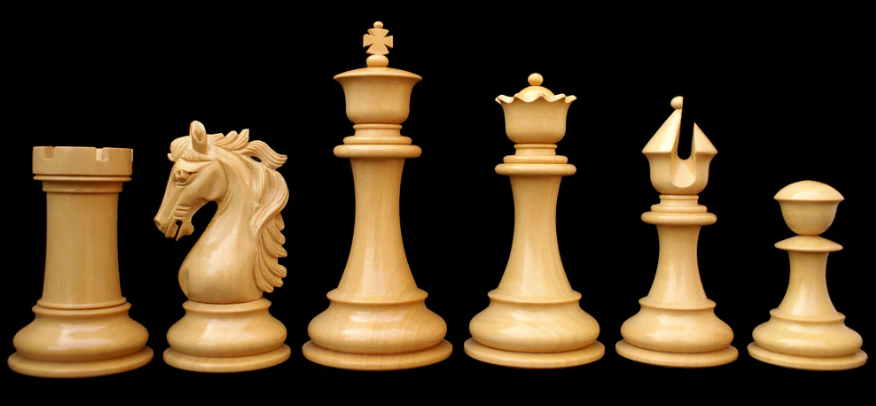
#> input picture Learn-Contour/source/img7.png, 876 x 406 px
$ python part1_edge.py
#> lines starting #> are read from the running program, lines starting #| are printed output that depends on the picture; after the words box and inside, x2 and y2 are one past the last pixel; in counts of white or black regions, pixels touching at a corner belong together
import cv2

   # Edge based

img = cv2.imread("./source/img7.png")
#> img is the input picture: shape (406, 876, 3); mean B, G, R 30.3, 51.5, 67.2
blured_img = cv2.GaussianBlur(img,(5,5),15)
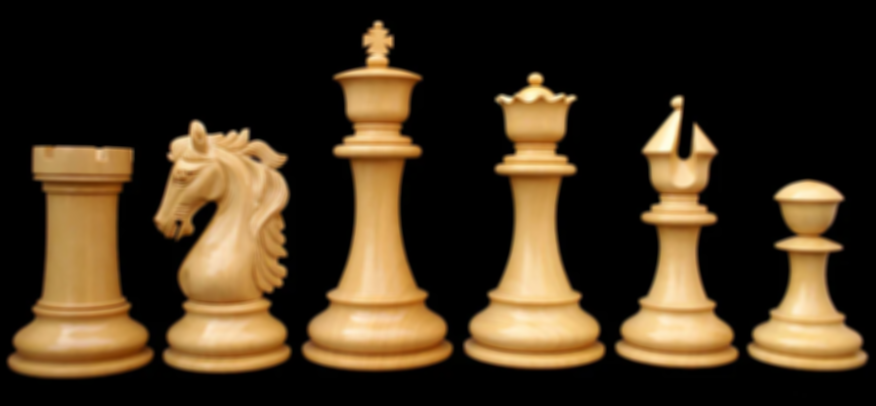
#> blured_img: shape (406, 876, 3); mean B, G, R 30.3, 51.5, 67.2
edge_img = cv2.Canny(blured_img,175,190)
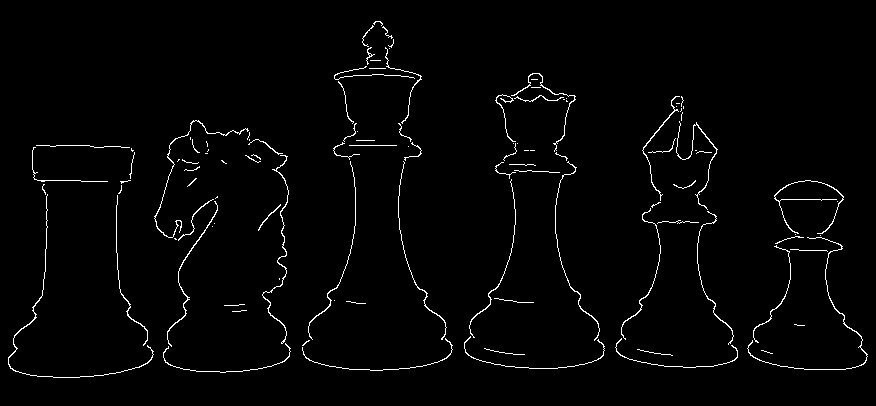
#> edge_img: shape (406, 876); 1.9% white in thin lines or dots, all inside (x1, y1, x2, y2) = (8, 21, 868, 378)

#  cv2.RETR_EXTERNAL  -> outer line
#  cv2.RETR_LIST   -> all
      #  for more search : google...

contours, hierarchy = cv2.findContours(edge_img, cv2.RETR_CCOMP, cv2.CHAIN_APPROX_SIMPLE)
#> contours = 114 contours, 90 with area under 20; largest, box (x1, y1, x2, y2) and area: (262, 155, 289, 344) 86, (167, 201, 218, 347) 74, (154, 120, 249, 238) 64, (8, 194, 154, 378) 62, (747, 237, 868, 370) 60

cv2.drawContours(img, contours, -1, (0, 255, 0), 3)
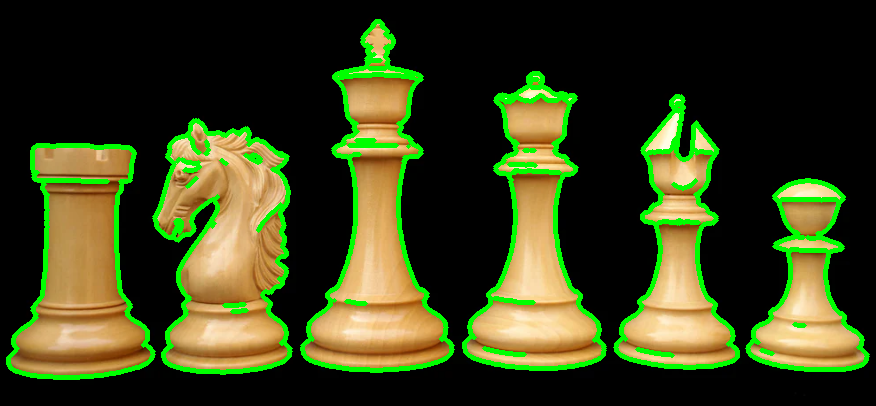
#> img: shape (406, 876, 3); 8.34% of pixels changed, all inside (x1, y1, x2, y2) = (6, 19, 870, 380)

cv2.imshow("Original_img",img)
cv2.imshow("Blured_img",blured_img)
cv2.imshow("Edge_img",edge_img)


cv2.waitKey()
cv2.destroyAllWindows()

$ run again, with Learn-Contour/source/img5.png copied over Learn-Contour/source/img7.png
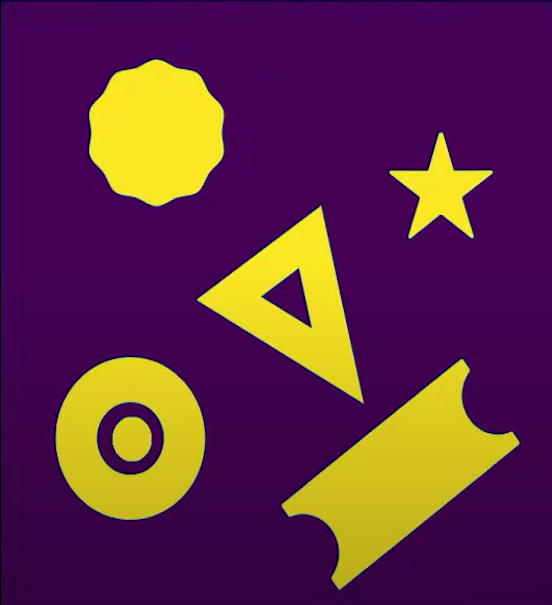
#> input picture Learn-Contour/source/img5.png, 552 x 605 px
#> img is the input picture: shape (605, 552, 3); mean B, G, R 69.1, 44.8, 96.4
#> `edge_img = cv2.Canny(blured_img,175,190)`:
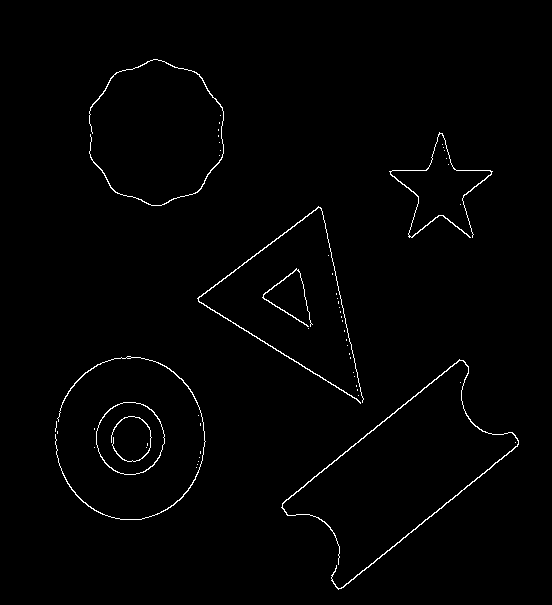
#> edge_img: shape (605, 552); 1.2% white in thin lines or dots, all inside (x1, y1, x2, y2) = (55, 59, 519, 590)
#> contours = 58 contours, 49 with area under 20; largest, box (x1, y1, x2, y2) and area: (96, 402, 165, 475) 3857, (96, 402, 165, 475) 3799, (281, 359, 519, 590) 351, (197, 206, 364, 404) 192, (55, 356, 206, 520) 139
#> `cv2.drawContours(img, contours, -1, (0, 255, 0), 3)`:
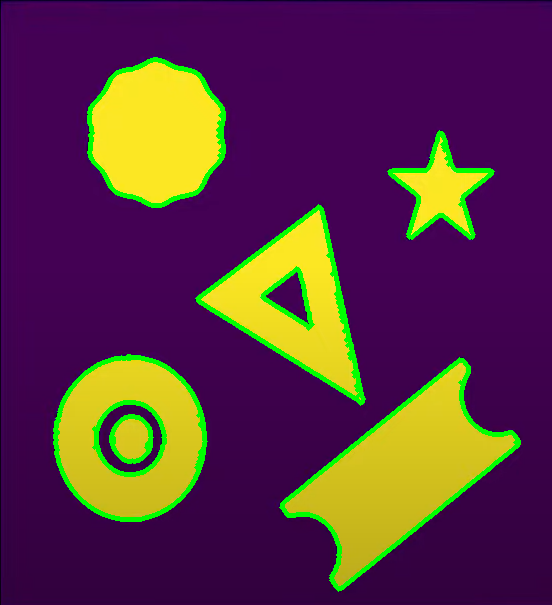
#> img: shape (605, 552, 3); 4.55% of pixels changed, all inside (x1, y1, x2, y2) = (53, 57, 521, 592)

$ run again, with Learn-Contour/source/img6.png copied over Learn-Contour/source/img7.png
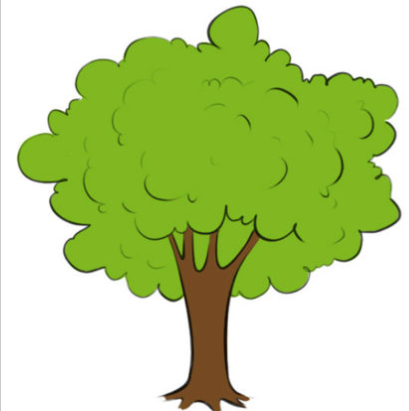
#> input picture Learn-Contour/source/img6.png, 409 x 411 px
#> img is the input picture: shape (411, 409, 3); mean B, G, R 146.5, 211.8, 190.4
#> `edge_img = cv2.Canny(blured_img,175,190)`:
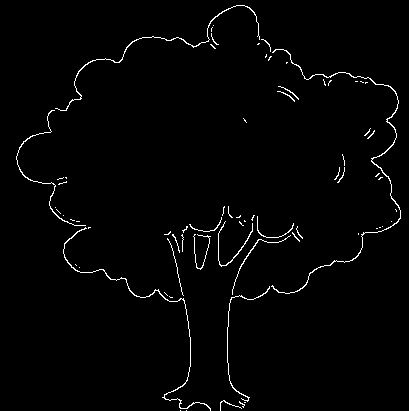
#> edge_img: shape (411, 409); 1.7% white in thin lines or dots
#> contours = 71 contours, 64 with area under 20; largest, box (x1, y1, x2, y2) and area: (271, 49, 401, 294) 144, (63, 227, 211, 411) 94, (55, 5, 260, 111) 80, (16, 110, 86, 226) 42, (218, 221, 253, 267) 29, (227, 286, 270, 402) 28, (232, 235, 291, 295) 20
#> `cv2.drawContours(img, contours, -1, (0, 255, 0), 3)`:
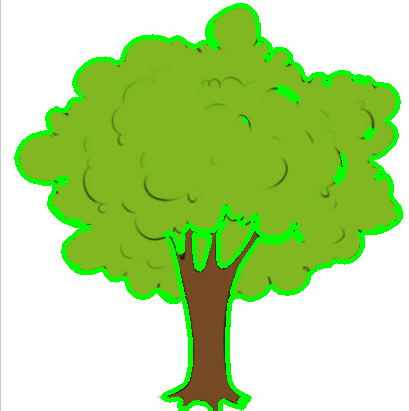
#> img: shape (411, 409, 3); 7.08% of pixels changed, all inside (x1, y1, x2, y2) = (14, 3, 403, 411)

$ run again, with Learn-Contour/source/img8.png copied over Learn-Contour/source/img7.png
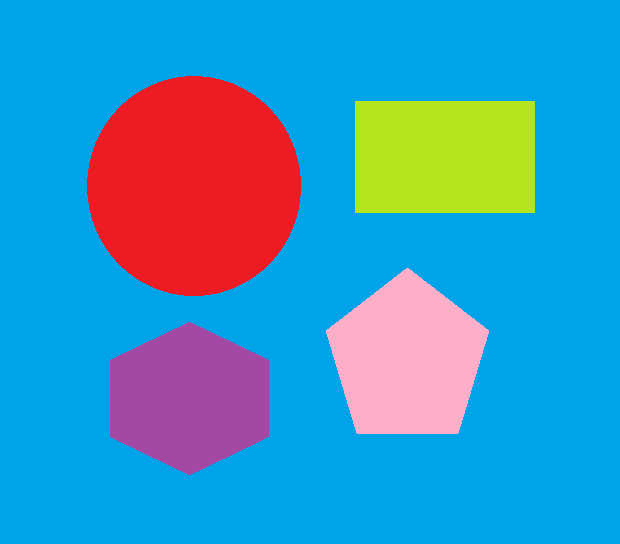
#> input picture Learn-Contour/source/img8.png, 620 x 544 px
#> img is the input picture: shape (544, 620, 3); mean B, G, R 193, 147.2, 59.9
#> `edge_img = cv2.Canny(blured_img,175,190)`:
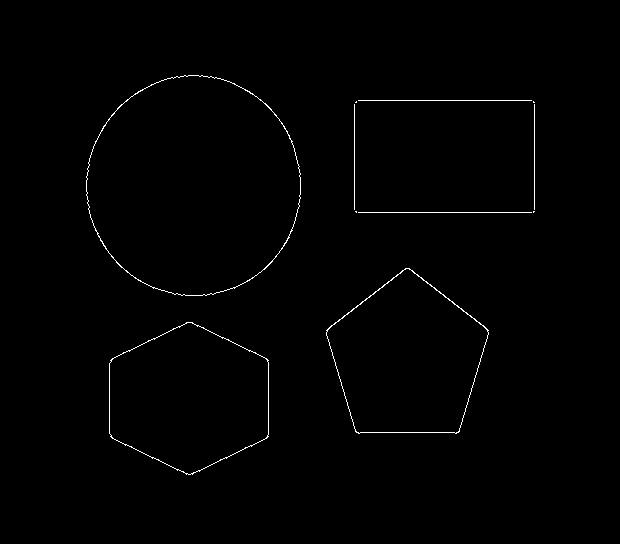
#> edge_img: shape (544, 620); 0.69% white in thin lines or dots, all inside (x1, y1, x2, y2) = (86, 75, 535, 475)
#> contours = 14 contours, 8 with area under 20; largest, box (x1, y1, x2, y2) and area: (86, 75, 301, 296) 36945, (86, 75, 301, 296) 36856, (326, 268, 489, 434) 18782, (326, 268, 489, 434) 18686, (109, 322, 269, 475) 18349, (109, 322, 269, 475) 18311
#> `cv2.drawContours(img, contours, -1, (0, 255, 0), 3)`:
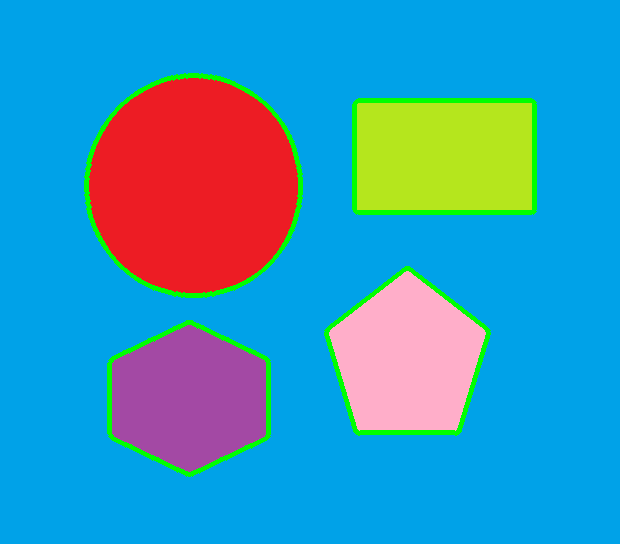
#> img: shape (544, 620, 3); 3.21% of pixels changed, all inside (x1, y1, x2, y2) = (84, 73, 537, 477)
